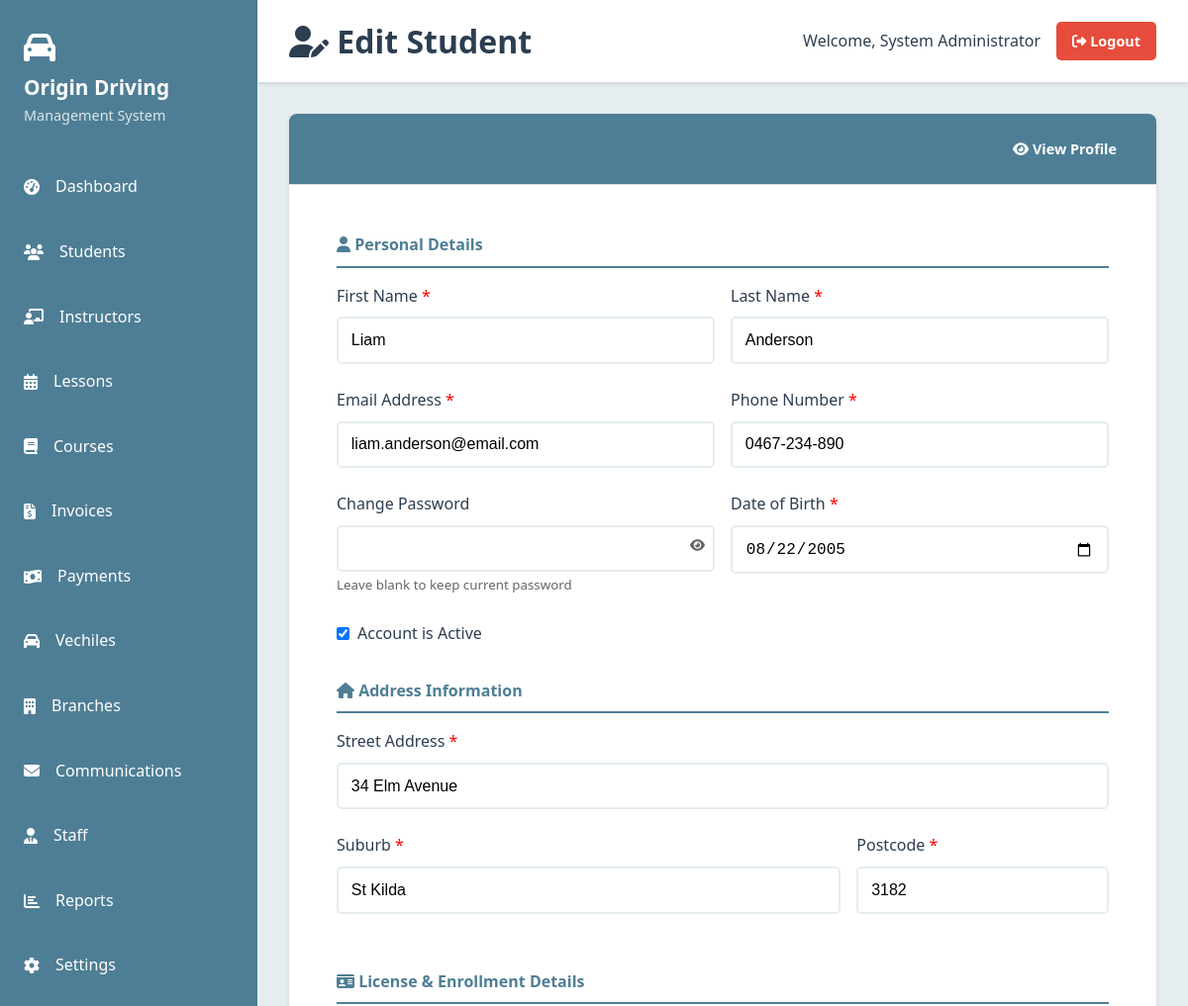
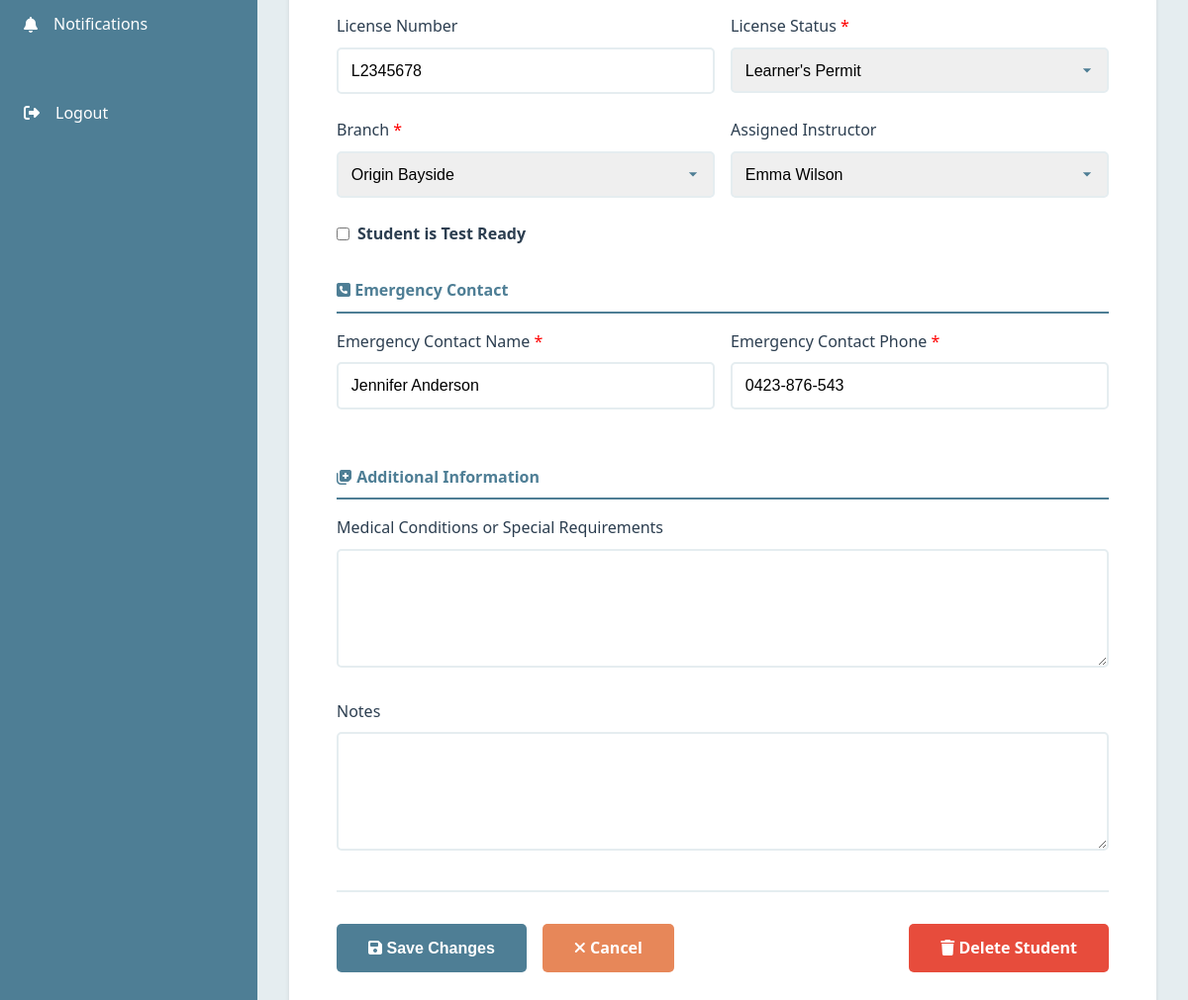
Page /students/edit.php?id=2 (signed in) on the committed database (2 pictures, top to bottom).
### tables this page shows
CREATE TABLE students (
    student_id INT PRIMARY KEY AUTO_INCREMENT,
    user_id INT NOT NULL,
    license_number VARCHAR(50) NULL,
    license_status ENUM('learner', 'probationary', 'full', 'overseas', 'none') DEFAULT 'none',
    date_of_birth DATE NOT NULL,
    address VARCHAR(255) NOT NULL,
    suburb VARCHAR(100) NOT NULL,
    postcode VARCHAR(10) NOT NULL,
    emergency_contact_name VARCHAR(100) NOT NULL,
    emergency_contact_phone VARCHAR(20) NOT NULL,
    medical_conditions TEXT NULL,
    enrollment_date DATE NOT NULL,
    branch_id INT NOT NULL,
    assigned_instructor_id INT NULL,
    total_lessons_completed INT DEFAULT 0,
    test_ready TINYINT(1) DEFAULT 0,
    notes TEXT NULL,
    FOREIGN KEY (user_id) REFERENCES users(user_id) ON DELETE CASCADE,
    FOREIGN KEY (branch_id) REFERENCES branches(branch_id),
    FOREIGN KEY (assigned_instructor_id) REFERENCES instructors(instructor_id),
    INDEX idx_student_user (user_id),
    INDEX idx_student_instructor (assigned_instructor_id),
    INDEX idx_student_branch (branch_id)
);

CREATE TABLE users (
    user_id INT PRIMARY KEY AUTO_INCREMENT,
    email VARCHAR(100) UNIQUE NOT NULL,
    password_hash VARCHAR(255) NOT NULL,
    user_role ENUM('admin', 'instructor', 'student', 'staff') NOT NULL,
    first_name VARCHAR(50) NOT NULL,
    last_name VARCHAR(50) NOT NULL,
    phone VARCHAR(20) NOT NULL,
    is_active TINYINT(1) DEFAULT 1,
    last_login DATETIME NULL,
    created_at TIMESTAMP DEFAULT CURRENT_TIMESTAMP,
    updated_at TIMESTAMP DEFAULT CURRENT_TIMESTAMP ON UPDATE CURRENT_TIMESTAMP,
    INDEX idx_email (email),
    INDEX idx_role (user_role),
    INDEX idx_active (is_active)
);

CREATE TABLE branches (
    branch_id INT PRIMARY KEY AUTO_INCREMENT,
    branch_name VARCHAR(100) NOT NULL,
    address VARCHAR(255) NOT NULL,
    suburb VARCHAR(100) NOT NULL,
    state VARCHAR(50) DEFAULT 'Victoria',
    postcode VARCHAR(10) NOT NULL,
    phone VARCHAR(20) NOT NULL,
    email VARCHAR(100) NOT NULL,
    is_active TINYINT(1) DEFAULT 1,
    created_at TIMESTAMP DEFAULT CURRENT_TIMESTAMP,
    updated_at TIMESTAMP DEFAULT CURRENT_TIMESTAMP ON UPDATE CURRENT_TIMESTAMP,
    INDEX idx_branch_active (is_active)
);

### students/edit.php (the view, shortened to what the rows shown need)
<?php
require_once __DIR__ . '/../config/config.php';
$studentModel = new Student();
$studentId = isset($_GET['id']) ? intval($_GET['id']) : 0;
$studentSql = "SELECT s.*, u.first_name, u.last_name, u.email, u.phone, u.is_active
               FROM students s
               INNER JOIN users u ON s.user_id = u.user_id
               WHERE s.student_id = ?";
$student = $studentModel->customQueryOne($studentSql, [$studentId]);
$branches = $studentModel->customQuery("SELECT * FROM branches WHERE is_active = 1 ORDER BY branch_name");
$instructors = $studentModel->customQuery("
    SELECT i.instructor_id, CONCAT(u.first_name, ' ', u.last_name) as name
    FROM instructors i
    INNER JOIN users u ON i.user_id = u.user_id
    WHERE u.is_active = 1
    ORDER BY u.first_name, u.last_name
");
include_once BASE_PATH . '/views/layouts/header.php';
?>
<div class="dashboard-container">
    <div class="main-content">
        <div class="top-bar">
            <h1><i class="fas fa-user-edit"></i> Edit Student</h1>
        </div>
        <div class="content-area">
            <div class="card">
                <div class="card-body">
                    <form method="POST" action="">
                        <div style="display: grid; grid-template-columns: 1fr 1fr; gap: 1rem;">
                            <div class="form-group">
                                <label>First Name <span style="color: red;">*</span></label>
                                <input type="text" name="first_name" class="form-control"
                                       value="<?php echo htmlspecialchars($student['first_name']); ?>" required>
                            </div>
                            <div class="form-group">
                                <label>Last Name <span style="color: red;">*</span></label>
                                <input type="text" name="last_name" class="form-control"
                                       value="<?php echo htmlspecialchars($student['last_name']); ?>" required>
                            </div>
                        </div>
                        <div style="display: grid; grid-template-columns: 1fr 1fr; gap: 1rem;">
                            <div class="form-group">
                                <label>Email Address <span style="color: red;">*</span></label>
                                <input type="email" name="email" class="form-control"
                                       value="<?php echo htmlspecialchars($student['email']); ?>" required>
                            </div>
                            <div class="form-group">
                                <label>Phone Number <span style="color: red;">*</span></label>
                                <input type="tel" name="phone" class="form-control"
                                       value="<?php echo htmlspecialchars($student['phone']); ?>" required>
                            </div>
                        </div>
                        <div style="display: grid; grid-template-columns: 1fr 1fr; gap: 1rem;">
                            <div class="form-group">
                                <label>Date of Birth <span style="color: red;">*</span></label>
                                <input type="date" name="date_of_birth" class="form-control"
                                       value="<?php echo htmlspecialchars($student['date_of_birth']); ?>" required>
                            </div>
                        </div>
                        <div class="form-group">
                            <label style="display: flex; align-items: center; gap: 0.5rem;">
                                <input type="checkbox" name="is_active" value="1"
                                       <?php echo $student['is_active'] ? 'checked' : ''; ?>>
                                <span>Account is Active</span>
                            </label>
                        </div>
                        <div class="form-group">
                            <label>Street Address <span style="color: red;">*</span></label>
                            <input type="text" name="address" class="form-control"
                                   value="<?php echo htmlspecialchars($student['address']); ?>" required>
                        </div>
                        <div style="display: grid; grid-template-columns: 2fr 1fr; gap: 1rem;">
                            <div class="form-group">
                                <label>Suburb <span style="color: red;">*</span></label>
                                <input type="text" name="suburb" class="form-control"
                                       value="<?php echo htmlspecialchars($student['suburb']); ?>" required>
                            </div>
                            <div class="form-group">
                                <label>Postcode <span style="color: red;">*</span></label>
                                <input type="text" name="postcode" class="form-control"
                                       value="<?php echo htmlspecialchars($student['postcode']); ?>" required>
                            </div>
                        </div>
                        <div style="display: grid; grid-template-columns: 1fr 1fr; gap: 1rem;">
                            <div class="form-group">
                                <label>License Number</label>
                                <input type="text" name="license_number" class="form-control"
                                       value="<?php echo htmlspecialchars($student['license_number']); ?>">
                            </div>
                            <div class="form-group">
                                <label>License Status <span style="color: red;">*</span></label>
                                <select name="license_status" class="form-control" required>
                                    <option value="learner" <?php echo $student['license_status'] === 'learner' ? 'selected' : ''; ?>>Learner's Permit</option>
                                </select>
                            </div>
                        </div>
                        <div style="display: grid; grid-template-columns: 1fr 1fr; gap: 1rem;">
                            <div class="form-group">
                                <label>Branch <span style="color: red;">*</span></label>
                                <select name="branch_id" class="form-control" required>
                                    <?php foreach ($branches as $branch): ?>
                                        <option value="<?php echo $branch['branch_id']; ?>"
                                                <?php echo $student['branch_id'] == $branch['branch_id'] ? 'selected' : ''; ?>>
                                            <?php echo htmlspecialchars($branch['branch_name']); ?>
                                        </option>
                                    <?php endforeach; ?>
                                </select>
                            </div>
                            <div class="form-group">
                                <label>Assigned Instructor</label>
                                <select name="assigned_instructor_id" class="form-control">
                                    <?php foreach ($instructors as $instructor): ?>
                                        <option value="<?php echo $instructor['instructor_id']; ?>"
                                                <?php echo $student['assigned_instructor_id'] == $instructor['instructor_id'] ? 'selected' : ''; ?>>
                                            <?php echo htmlspecialchars($instructor['name']); ?>
                                        </option>
                                    <?php endforeach; ?>
                                </select>
                            </div>
                        </div>
                        <div class="form-group">
                            <label style="display: flex; align-items: center; gap: 0.5rem;">
                                <input type="checkbox" name="test_ready" value="1"
                                       <?php echo $student['test_ready'] ? 'checked' : ''; ?>>
                                <span><strong>Student is Test Ready</strong></span>
                            </label>
                        </div>
                        <div style="display: grid; grid-template-columns: 1fr 1fr; gap: 1rem;">
                            <div class="form-group">
                                <label>Emergency Contact Name <span style="color: red;">*</span></label>
                                <input type="text" name="emergency_contact_name" class="form-control"
                                       value="<?php echo htmlspecialchars($student['emergency_contact_name']); ?>" required>
                            </div>
                            <div class="form-group">
                                <label>Emergency Contact Phone <span style="color: red;">*</span></label>
                                <input type="tel" name="emergency_contact_phone" class="form-control"
                                       value="<?php echo htmlspecialchars($student['emergency_contact_phone']); ?>" required>
                            </div>
                        </div>
                    </form>
                </div>
            </div>
        </div>
    </div>
</div>
<?php include_once BASE_PATH . '/views/layouts/footer.php'; ?>

### rows in the picture
students: first_name "Liam", last_name "Anderson", email "liam.anderson@email.com", phone "0467-234-890", date_of_birth "08/22/2005", address "34 Elm Avenue", suburb "St Kilda", postcode "3182", license_number "L2345678", license_status "Learner's Permit", branch_id "Origin Bayside", assigned_instructor_id "Emma Wilson", emergency_contact_name "Jennifer Anderson", emergency_contact_phone "0423-876-543"
users: is_active "☑"

### other values in the picture
$_SESSION['user_name'] "System Administrator"
